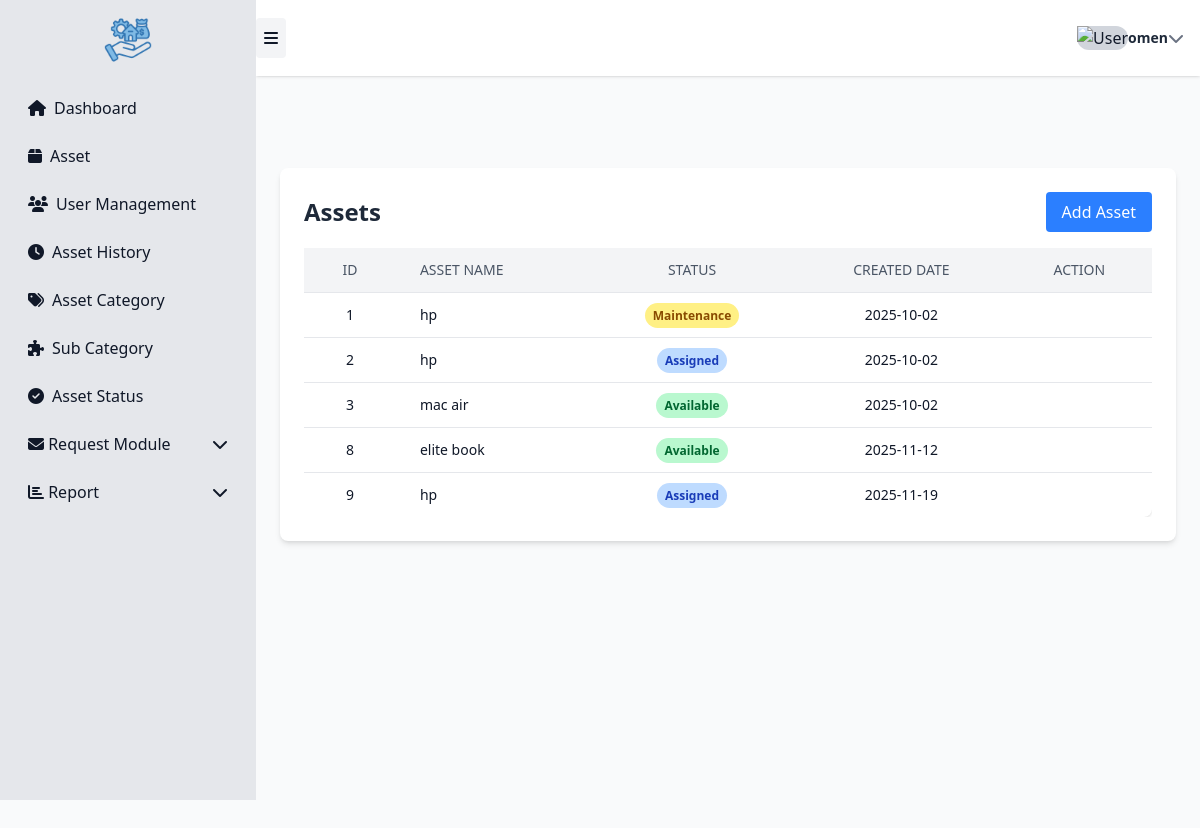
Screenshot of /asset/status/ (signed in) with the database file from the repository.
### asset1/models.py (models this page shows, shortened)
class Asset(models.Model):
    STATUS_AVAILABLE = "available"
    STATUS_ASSIGNED = "assigned"
    STATUS_MAINTENANCE = "maintenance"
    STATUS_LOST = "lost"
    STATUS_RETIRED = "retired"
    STATUS_CHOICES = [
        (STATUS_AVAILABLE, "Available"),
        (STATUS_ASSIGNED, "Assigned"),
        (STATUS_MAINTENANCE, "Maintenance"),
        (STATUS_LOST, "Lost"),
        (STATUS_RETIRED, "Retired"),
    ]
    uuid = models.UUIDField(default=uuid.uuid4, editable=False, unique=True)
    name = models.CharField(max_length=200)
    category = models.ForeignKey(Category, on_delete=models.PROTECT, related_name="assets")
    serial_number = models.CharField(max_length=200, blank=True, null=True, unique=True)
    description = models.TextField(blank=True)
    location = models.ForeignKey(Location, on_delete=models.SET_NULL, null=True, blank=True)
    status = models.CharField(max_length=32, choices=STATUS_CHOICES, default=STATUS_AVAILABLE)
    assigned_to = models.ForeignKey(settings.AUTH_USER_MODEL, null=True, blank=True,
                                    on_delete=models.SET_NULL, related_name="assigned_assets")
    acquired_date = models.DateField(null=True, blank=True)
    purchase_price = models.DecimalField(max_digits=12, decimal_places=2, null=True, blank=True)
    is_active = models.BooleanField(default=True)
    created_at = models.DateTimeField(auto_now_add=True)
    updated_at = models.DateTimeField(auto_now=True)

### asset1/views.py (the view)
# urls.py: path('asset/status/', views.asset_status, name='asset_status'),
@login_required
def asset_status(request):
    assets = Asset.objects.all().order_by('id')
    return render(request, 'asset1/asset_status.html', {'assets': assets})

### asset1/templates/asset1/asset_status.html (shortened to what this page needs)
{% extends "asset1/sidebar.html" %}
{% load static %}
{% block page_content %}
<div class="max-w-6xl mx-auto mt-10 p-6 bg-white rounded-lg shadow-md">
  <div class="flex justify-between items-center mb-4">
    <h2 class="text-2xl font-bold text-gray-800">Assets</h2>
    <a href="{% url 'asset1:asset-create' %}"
       class="px-4 py-2 bg-blue-500 text-white rounded hover:bg-blue-600 transition">
      Add Asset
    </a>
  </div>
  <div class="overflow-x-auto">
    <table class="min-w-full divide-y divide-gray-200 rounded-lg shadow-sm" id="assetTable">
      <thead class="bg-gray-100">
        <tr>
          <th class="px-6 py-3 text-center text-sm font-medium text-gray-600 uppercase">ID</th>
          <th class="px-6 py-3 text-left text-sm font-medium text-gray-600 uppercase">Asset Name</th>
          <th class="px-6 py-3 text-center text-sm font-medium text-gray-600 uppercase">Status</th>
          <th class="px-6 py-3 text-center text-sm font-medium text-gray-600 uppercase">Created Date</th>
          <th class="px-6 py-3 text-center text-sm font-medium text-gray-600 uppercase">Action</th>
        </tr>
      </thead>
      <tbody class="bg-white divide-y divide-gray-200">
        {% for asset in assets %}
        <tr class="hover:bg-gray-50">
          <td class="px-6 py-3 text-center text-sm">{{ asset.id }}</td>
          <td class="px-6 py-3 text-sm">{{ asset.name }}</td>
          <td class="px-6 py-3 text-center text-sm">
            {% if asset.status == 'available' %}
              <span class="px-2 py-1 bg-green-200 text-green-800 rounded-full text-xs font-semibold">Available</span>
            {% elif asset.status == 'assigned' %}
              <span class="px-2 py-1 bg-blue-200 text-blue-800 rounded-full text-xs font-semibold">Assigned</span>
            {% elif asset.status == 'maintenance' %}
              <span class="px-2 py-1 bg-yellow-200 text-yellow-800 rounded-full text-xs font-semibold">Maintenance</span>
            {% elif asset.status == 'lost' %}
              <span class="px-2 py-1 bg-red-200 text-red-800 rounded-full text-xs font-semibold">Lost</span>
            {% elif asset.status == 'retired' %}
              <span class="px-2 py-1 bg-gray-300 text-gray-800 rounded-full text-xs font-semibold">Retired</span>
            {% endif %}
          </td>
          <td class="px-6 py-3 text-center text-sm">{{ asset.created_at|date:"Y-m-d" }}</td>
        </tr>
        {% empty %}
        <tr>
          <td colspan="5" class="px-6 py-4 text-center text-gray-500 text-sm">No assets found.</td>
        </tr>
        {% endfor %}
      </tbody>
    </table>
  </div>
</div>
{% endblock %}

### asset1/templates/asset1/sidebar.html (shortened to what this page needs)
{% extends "asset1/base.html" %}
{% load static %}
{% load widget_tweaks %}
{% block content %}
<link rel="stylesheet"
      href="https://cdnjs.cloudflare.com/ajax/libs/font-awesome/6.4.0/css/all.min.css"/>
<link rel="stylesheet" href="https://cdn.jsdelivr.net/npm/bootstrap-icons@1.10.5/font/bootstrap-icons.css">
<div class="min-h-screen w-full bg-gray-50">
    <aside id="sidebar"
       class="bg-gray-200 min-h-screen fixed top-0 left-0 flex-shrink-0 overflow-y-auto transition-all duration-300 z-50"
       " style="width: 16rem;">
        <div class="flex flex-col justify-between h-full">
            <div class="flex flex-col gap-2 p-4">
            <div class="mb-4">
                <img src="{% static 'images/asset.png' %}" alt="Asset Management Logo" class="h-12 mx-auto">
            </div>
                <a href="{% url 'asset1:dashboard' %}" class="flex items-center gap-2 px-3 py-2 rounded hover:bg-gray-300">
                    <i class="fas fa-home w-5"></i>
                    <span class="sidebar-text">Dashboard</span>
                </a>
                <a href="{% url 'asset1:asset_list' %}" class="flex items-center gap-2 px-3 py-2 rounded hover:bg-gray-300">
                    <i class="fas fa-box w-5"></i>
                    <span class="sidebar-text">Asset</span>
                </a>
                <a href="{% url 'asset1:employee_list' %}" class="flex items-center gap-2 px-3 py-2 rounded hover:bg-gray-300">
                    <i class="fas fa-users w-5"></i>
                    <span class="sidebar-text">User Management</span>
                </a>
                <a href="{% url 'asset1:asset_history' %}" class="flex items-center gap-2 px-3 py-2 rounded hover:bg-gray-300">
                    <i class="fas fa-clock w-5"></i>
                    <span class="sidebar-text">Asset History</span>
                </a>
                <a href="{% url 'asset1:asset_category' %}" class="flex items-center gap-2 px-3 py-2 rounded hover:bg-gray-300">
                    <i class="fas fa-tags w-5"></i>
                    <span class="sidebar-text">Asset Category</span>
                </a>
                <a href="{% url 'asset1:subcategory_list' %}" class="flex items-center gap-2 px-3 py-2 rounded hover:bg-gray-300">
                    <i class="fas fa-puzzle-piece w-5"></i>
                    <span class="sidebar-text">Sub Category</span>
                </a>
                <a href="{% url 'asset1:asset_status' %}" class="flex items-center gap-2 px-3 py-2 rounded hover:bg-gray-300">
                    <i class="fas fa-check-circle w-5"></i>
                    <span class="sidebar-text">Asset Status</span>
                </a>
                <details class="group">
                    <summary class="flex justify-between items-center px-3 py-2 rounded cursor-pointer hover:bg-gray-300">
                        <span>
                            <i class="fas fa-envelope w-5"></i>
                            <span class="sidebar-text">Request Module</span>
                        </span>
                        <i class="fas fa-chevron-down transition-transform group-open:rotate-180"></i>
                    </summary>
                </details>
                <details class="group">
                    <summary class="flex justify-between items-center px-3 py-2 rounded cursor-pointer hover:bg-gray-300">
                        <span>
                            <i class="fas fa-chart-bar w-5"></i>
                            <span class="sidebar-text">Report</span>
                        </span>
                        <i class="fas fa-chevron-down transition-transform group-open:rotate-180"></i>
                    </summary>
                </details>
            </div>
        </div>
    </aside>
    <nav id="navbar"
     class="bg-white shadow flex justify-between items-center px-10 h-20 flex-shrink-0 fixed top-0 z-40 transition-all duration-300"
     style="height: 4.75rem; left: 16rem; width: calc(100vw - 16rem);">
        <div class="flex items-center gap-4">
            <button id="sidebar-toggle"
                    class="p-2 rounded bg-gray-100 hover:bg-gray-200 transition">
                <i class="fa-solid fa-bars"></i>
            </button>
        </div>
        <div class="relative flex items-center" id="user-dropdown-container">
            <button id="user-dropdown-btn" class="flex items-center gap-3 px-4 py-2 rounded-lg hover:bg-gray-200 dark:hover:bg-gray-700 transition select-none">
                <div class="h-10 w-10 rounded-full overflow-hidden bg-gray-300 flex items-center justify-center">
                    <img id="user-avatar" src="" alt="User" class="object-cover w-full h-full">
                </div>
                <div class="flex flex-col leading-tight text-left sidebar-text">
                    <span class="text-gray-800 dark:text-gray-100 font-semibold text-sm">{{ user.get_username }}</span>
                </div>
                <i id="user-dropdown-icon" class="fas fa-chevron-down text-gray-500 ml-2 transition-transform duration-200"></i>
            </button>
        </div>
    </nav>
 <main id="main-content"
      class="overflow-y-auto p-6 bg-gray-50 transition-all duration-300"
      style="margin-left: 16rem; margin-top: 5rem; min-height: calc(100vh - 5rem);">
    {% block page_content %}{% endblock %}
</main>
</div>
{% endblock %}

### asset1/templates/asset1/asset_status.html (style rules this page uses)
html, body { overflow-x: hidden; }

### rows the page displays
Asset: id "1", name "hp", status "Maintenance", created_at "2025-10-02"
Asset: id "2", name "hp", status "Assigned", created_at "2025-10-02"
Asset: id "3", name "mac air", status "Available", created_at "2025-10-02"
Asset: id "8", name "elite book", status "Available", created_at "2025-11-12"
Asset: id "9", name "hp", status "Assigned", created_at "2025-11-19"

### other values shown
{{ user.get_username }} "omen"
